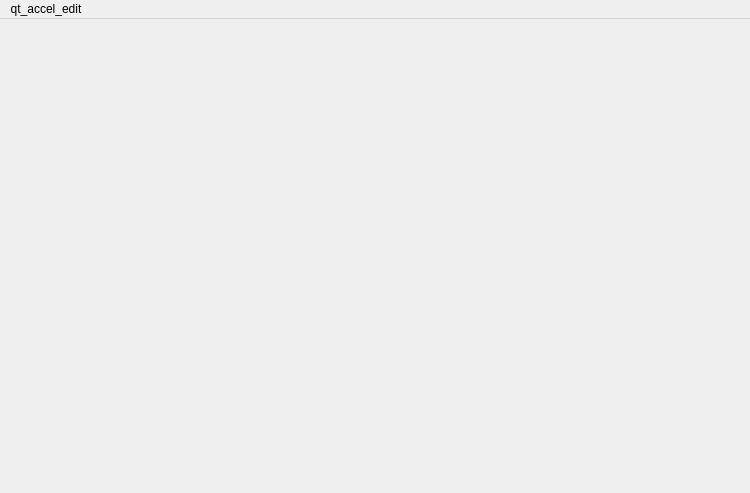
<?xml version="1.0" encoding="UTF-8"?>
<ui version="4.0">
 <class>Dialog</class>
 <widget class="QMainWindow" name="Dialog">
  <property name="geometry">
   <rect>
    <x>0</x>
    <y>0</y>
    <width>750</width>
    <height>493</height>
   </rect>
  </property>
  <property name="minimumSize">
   <size>
    <width>400</width>
    <height>400</height>
   </size>
  </property>
  <property name="windowIcon">
   <iconset>
    <normaloff>:/icons/learnrecur.png</normaloff>:/icons/learnrecur.png</iconset>
  </property>
  <widget class="QWidget" name="centralwidget">
   <layout class="QVBoxLayout" name="verticalLayout_3">
    <property name="spacing">
     <number>12</number>
    </property>
    <property name="leftMargin">
     <number>12</number>
    </property>
    <property name="topMargin">
     <number>6</number>
    </property>
    <property name="rightMargin">
     <number>12</number>
    </property>
    <property name="bottomMargin">
     <number>12</number>
    </property>
    <item>
     <layout class="QHBoxLayout" name="horizontalLayout">
      <property name="spacing">
       <number>6</number>
      </property>
      <property name="bottomMargin">
       <number>0</number>
      </property>
      <item>
       <widget class="QWidget" name="modelArea" native="true">
        <property name="minimumSize">
         <size>
          <width>0</width>
          <height>10</height>
         </size>
        </property>
       </widget>
      </item>
      <item>
       <widget class="QWidget" name="deckArea" native="true"/>
      </item>
     </layout>
    </item>
    <item>
     <widget class="QWidget" name="fieldsArea" native="true">
      <property name="sizePolicy">
       <sizepolicy hsizetype="Preferred" vsizetype="Expanding">
        <horstretch>0</horstretch>
        <verstretch>10</verstretch>
       </sizepolicy>
      </property>
      <property name="autoFillBackground">
       <bool>true</bool>
      </property>
     </widget>
    </item>
    <item>
     <widget class="QDialogButtonBox" name="buttonBox">
      <property name="standardButtons">
       <set>QDialogButtonBox::NoButton</set>
      </property>
     </widget>
    </item>
   </layout>
  </widget>
  <widget class="QMenuBar" name="menubar">
   <property name="geometry">
    <rect>
     <x>0</x>
     <y>0</y>
     <width>750</width>
     <height>22</height>
    </rect>
   </property>
   <widget class="QMenu" name="menu_Edit">
    <property name="title">
     <string>qt_accel_edit</string>
    </property>
   </widget>
   <addaction name="menu_Edit"/>
  </widget>
 </widget>
 <resources>
  <include location="icons.qrc"/>
 </resources>
 <connections/>
</ui>
